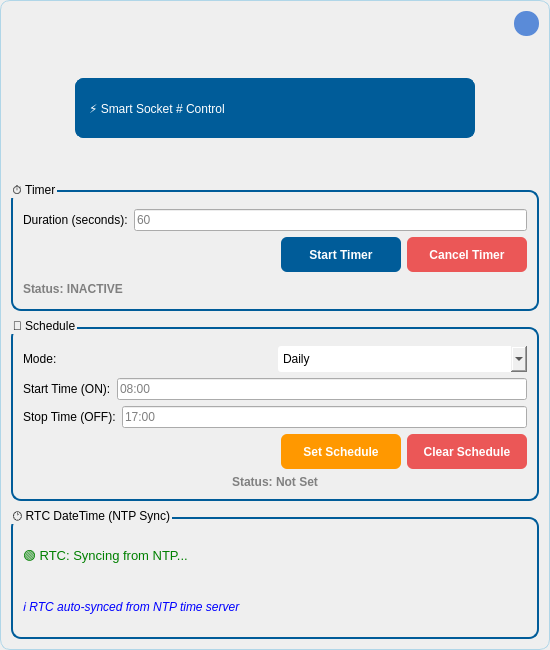
<?xml version="1.0" encoding="UTF-8"?>
<ui version="4.0">
 <class>SmartSocketPopup</class>
 <widget class="QDialog" name="SmartSocketPopup">
  <property name="geometry">
   <rect>
    <x>0</x>
    <y>0</y>
    <width>550</width>
    <height>650</height>
   </rect>
  </property>
  <property name="minimumSize">
   <size>
    <width>550</width>
    <height>650</height>
   </size>
  </property>
  <property name="maximumSize">
   <size>
    <width>550</width>
    <height>650</height>
   </size>
  </property>
  <property name="windowTitle">
   <string>Smart Socket Control</string>
  </property>
  <property name="styleSheet">
   <string notr="true">#SmartSocketPopup{
    background: qlineargradient(
        x1:0, y1:0, x2:0, y2:1,
        stop:0 #E1F2FB,
        stop:1 #F1F9F9
    );
border: 1px solid #B0D6E8;    /* border ungu/soft biru sesuai gradient */
    border-radius: 10px;       
}</string>
  </property>
  <property name="modal">
   <bool>true</bool>
  </property>
  <layout class="QVBoxLayout" name="verticalLayout">
   <item>
    <widget class="QFrame" name="topFrame">
     <property name="minimumSize">
      <size>
       <width>0</width>
       <height>25</height>
      </size>
     </property>
     <property name="maximumSize">
      <size>
       <width>16777215</width>
       <height>25</height>
      </size>
     </property>
     <property name="frameShape">
      <enum>QFrame::Shape::NoFrame</enum>
     </property>
     <property name="frameShadow">
      <enum>QFrame::Shadow::Raised</enum>
     </property>
     <layout class="QHBoxLayout" name="horizontalLayout_3">
      <property name="spacing">
       <number>0</number>
      </property>
      <property name="leftMargin">
       <number>0</number>
      </property>
      <property name="topMargin">
       <number>0</number>
      </property>
      <property name="rightMargin">
       <number>0</number>
      </property>
      <property name="bottomMargin">
       <number>0</number>
      </property>
      <item>
       <spacer name="horizontalSpacer">
        <property name="orientation">
         <enum>Qt::Orientation::Horizontal</enum>
        </property>
        <property name="sizeHint" stdset="0">
         <size>
          <width>412</width>
          <height>20</height>
         </size>
        </property>
       </spacer>
      </item>
      <item>
       <widget class="QPushButton" name="btn_close">
        <property name="minimumSize">
         <size>
          <width>0</width>
          <height>0</height>
         </size>
        </property>
        <property name="maximumSize">
         <size>
          <width>25</width>
          <height>25</height>
         </size>
        </property>
        <property name="cursor">
         <cursorShape>PointingHandCursor</cursorShape>
        </property>
        <property name="toolTip">
         <string>Close</string>
        </property>
        <property name="styleSheet">
         <string notr="true">QPushButton#btn_close{
    background-color: #5A8BD8;       /* biru kalem, agak gelap dari background */
    border: none;
    border-radius: 12px;             /* rounded corners */
    color: white;
    font-weight: bold;
    font-size: 14px;
}
QPushButton#btn_close:hover {
    background-color: #4672C4;       /* biru lebih gelap saat hover */
}
QPushButton#btn_close:pressed {
    background-color: #3B5CA0;       /* biru lebih gelap saat ditekan */
}</string>
        </property>
        <property name="text">
         <string/>
        </property>
        <property name="icon">
         <iconset resource="../resources.qrc">
          <normaloff>:/icons/images/icons/icon_close.png</normaloff>:/icons/images/icons/icon_close.png</iconset>
        </property>
        <property name="iconSize">
         <size>
          <width>20</width>
          <height>20</height>
         </size>
        </property>
       </widget>
      </item>
     </layout>
    </widget>
   </item>
   <item>
    <widget class="QFrame" name="frame">
     <property name="frameShape">
      <enum>QFrame::Shape::NoFrame</enum>
     </property>
     <property name="frameShadow">
      <enum>QFrame::Shadow::Raised</enum>
     </property>
     <layout class="QHBoxLayout" name="horizontalLayout">
      <property name="spacing">
       <number>0</number>
      </property>
      <property name="leftMargin">
       <number>0</number>
      </property>
      <property name="topMargin">
       <number>0</number>
      </property>
      <property name="rightMargin">
       <number>0</number>
      </property>
      <property name="bottomMargin">
       <number>0</number>
      </property>
      <item>
       <widget class="QFrame" name="frame_2">
        <property name="frameShape">
         <enum>QFrame::Shape::NoFrame</enum>
        </property>
        <property name="frameShadow">
         <enum>QFrame::Shadow::Raised</enum>
        </property>
       </widget>
      </item>
      <item>
       <widget class="QLabel" name="label_title">
        <property name="minimumSize">
         <size>
          <width>400</width>
          <height>55</height>
         </size>
        </property>
        <property name="maximumSize">
         <size>
          <width>400</width>
          <height>60</height>
         </size>
        </property>
        <property name="styleSheet">
         <string notr="true">#label_title{
    font: bold 18pt &quot;Segoe UI&quot;;
    color: white;
    background-color: #005C99;
    border-radius: 8px;
    padding: 10px;
    border: 1px solid #005C99;
    qproperty-alignment: AlignCenter;
}</string>
        </property>
        <property name="text">
         <string>⚡ Smart Socket # Control</string>
        </property>
       </widget>
      </item>
      <item>
       <widget class="QFrame" name="frame_3">
        <property name="frameShape">
         <enum>QFrame::Shape::NoFrame</enum>
        </property>
        <property name="frameShadow">
         <enum>QFrame::Shadow::Raised</enum>
        </property>
       </widget>
      </item>
     </layout>
    </widget>
   </item>
   <item>
    <widget class="QGroupBox" name="groupBox_timer">
     <property name="styleSheet">
      <string notr="true">QGroupBox{
    font: bold 11pt &quot;Segoe UI&quot;;
    border: 2px solid #005C99;
    border-radius: 10px;
    margin-top: 10px;
    padding-top: 15px;
}</string>
     </property>
     <property name="title">
      <string>⏱️ Timer</string>
     </property>
     <layout class="QVBoxLayout" name="verticalLayout_timer">
      <item>
       <layout class="QHBoxLayout" name="horizontalLayout_timer_input">
        <item>
         <widget class="QLabel" name="label_timer_duration">
          <property name="text">
           <string>Duration (seconds):</string>
          </property>
         </widget>
        </item>
        <item>
         <widget class="QLineEdit" name="input_timer_duration">
          <property name="placeholderText">
           <string>60</string>
          </property>
         </widget>
        </item>
       </layout>
      </item>
      <item>
       <layout class="QHBoxLayout" name="horizontalLayout_timer_buttons">
        <item>
         <spacer name="horizontalSpacer_timer">
          <property name="orientation">
           <enum>Qt::Orientation::Horizontal</enum>
          </property>
          <property name="sizeHint" stdset="0">
           <size>
            <width>40</width>
            <height>20</height>
           </size>
          </property>
         </spacer>
        </item>
        <item>
         <widget class="QPushButton" name="btn_start_timer">
          <property name="minimumSize">
           <size>
            <width>120</width>
            <height>35</height>
           </size>
          </property>
          <property name="styleSheet">
           <string notr="true">QPushButton#btn_start_timer{
    background-color: #005C99;
    color: white;
    border: none;
    border-radius: 6px;
    padding: 8px 16px;
    font-weight: bold;
}

QPushButton#btn_start_timer:hover {
    background-color: #004A7A;
}</string>
          </property>
          <property name="text">
           <string>Start Timer</string>
          </property>
         </widget>
        </item>
        <item>
         <widget class="QPushButton" name="btn_cancel_timer">
          <property name="minimumSize">
           <size>
            <width>120</width>
            <height>35</height>
           </size>
          </property>
          <property name="styleSheet">
           <string notr="true">QPushButton#btn_cancel_timer{
    background-color: #EB5757;
    color: white;
    border: none;
    border-radius: 6px;
    padding: 8px 16px;
    font-weight: bold;
}

QPushButton#btn_cancel_timer:hover {
    background-color: #c0392B;
}</string>
          </property>
          <property name="text">
           <string>Cancel Timer</string>
          </property>
         </widget>
        </item>
       </layout>
      </item>
      <item>
       <widget class="QLabel" name="label_timer_status">
        <property name="styleSheet">
         <string notr="true">QLabel#label_timer_status{
    color: gray;
    font-weight: bold;
    qproperty-alignment: AlignCenter;
}</string>
        </property>
        <property name="text">
         <string>Status: INACTIVE</string>
        </property>
       </widget>
      </item>
     </layout>
    </widget>
   </item>
   <item>
    <widget class="QGroupBox" name="groupBox_schedule">
     <property name="styleSheet">
      <string notr="true">QGroupBox{
    font: bold 11pt &quot;Segoe UI&quot;;
    border: 2px solid #005C99;
    border-radius: 10px;
    margin-top: 10px;
    padding-top: 15px;
}</string>
     </property>
     <property name="title">
      <string>📅 Schedule</string>
     </property>
     <layout class="QVBoxLayout" name="verticalLayout_schedule">
      <item>
       <layout class="QHBoxLayout" name="horizontalLayout_mode">
        <item>
         <widget class="QLabel" name="label_mode">
          <property name="text">
           <string>Mode:</string>
          </property>
         </widget>
        </item>
        <item>
         <widget class="QComboBox" name="combo_schedule_mode">
          <property name="styleSheet">
           <string notr="true">QComboBox{
    padding: 5px;
    border-radius: 3px;
}</string>
          </property>
          <item>
           <property name="text">
            <string>Daily</string>
           </property>
          </item>
          <item>
           <property name="text">
            <string>Onetime</string>
           </property>
          </item>
         </widget>
        </item>
       </layout>
      </item>
      <item>
       <layout class="QHBoxLayout" name="horizontalLayout_start">
        <item>
         <widget class="QLabel" name="label_start">
          <property name="text">
           <string>Start Time (ON):</string>
          </property>
         </widget>
        </item>
        <item>
         <widget class="QLineEdit" name="input_schedule_start">
          <property name="placeholderText">
           <string>08:00</string>
          </property>
         </widget>
        </item>
       </layout>
      </item>
      <item>
       <layout class="QHBoxLayout" name="horizontalLayout_stop">
        <item>
         <widget class="QLabel" name="label_stop">
          <property name="text">
           <string>Stop Time (OFF):</string>
          </property>
         </widget>
        </item>
        <item>
         <widget class="QLineEdit" name="input_schedule_stop">
          <property name="placeholderText">
           <string>17:00</string>
          </property>
         </widget>
        </item>
       </layout>
      </item>
      <item>
       <layout class="QHBoxLayout" name="horizontalLayout_schedule_buttons">
        <item>
         <spacer name="horizontalSpacer_schedule">
          <property name="orientation">
           <enum>Qt::Orientation::Horizontal</enum>
          </property>
          <property name="sizeHint" stdset="0">
           <size>
            <width>40</width>
            <height>20</height>
           </size>
          </property>
         </spacer>
        </item>
        <item>
         <widget class="QPushButton" name="btn_set_schedule">
          <property name="minimumSize">
           <size>
            <width>120</width>
            <height>35</height>
           </size>
          </property>
          <property name="styleSheet">
           <string notr="true">QPushButton#btn_set_schedule{
    background-color: #FF9800;
    color: white;
    border: none;
    border-radius: 6px;
    padding: 8px 16px;
    font-weight: bold;
}

QPushButton#btn_set_schedule:hover {
    background-color: #e68900;
}</string>
          </property>
          <property name="text">
           <string>Set Schedule</string>
          </property>
         </widget>
        </item>
        <item>
         <widget class="QPushButton" name="btn_clear_schedule">
          <property name="minimumSize">
           <size>
            <width>120</width>
            <height>35</height>
           </size>
          </property>
          <property name="styleSheet">
           <string notr="true">QPushButton#btn_clear_schedule{
    background-color: #EB5757;
    color: white;
    border: none;
    border-radius: 6px;
    padding: 8px 16px;
    font-weight: bold;
}

QPushButton#btn_clear_schedule:hover {
    background-color: #c0392B;
}</string>
          </property>
          <property name="text">
           <string>Clear Schedule</string>
          </property>
         </widget>
        </item>
       </layout>
      </item>
      <item>
       <widget class="QLabel" name="label_schedule_status">
        <property name="styleSheet">
         <string notr="true">QLabel#label_schedule_status{
    color: gray;
    font-weight: bold;
}</string>
        </property>
        <property name="text">
         <string>Status: Not Set</string>
        </property>
        <property name="alignment">
         <set>Qt::AlignmentFlag::AlignCenter</set>
        </property>
        <property name="wordWrap">
         <bool>true</bool>
        </property>
       </widget>
      </item>
     </layout>
    </widget>
   </item>
   <item>
    <widget class="QGroupBox" name="groupbox_datetime">
     <property name="styleSheet">
      <string notr="true">QGroupBox{
    font: bold 11pt &quot;Segoe UI&quot;;
    border: 2px solid #005C99;
    border-radius: 10px;
    margin-top: 10px;
    padding-top: 15px;
}</string>
     </property>
     <property name="title">
      <string>🕐 RTC DateTime (NTP Sync)</string>
     </property>
     <layout class="QVBoxLayout" name="verticalLayout_datetime">
      <item>
       <widget class="QLabel" name="label_datetime_status">
        <property name="styleSheet">
         <string notr="true">QLabel#label_datetime_status{
    color: green;
    font-size: 10pt;
}</string>
        </property>
        <property name="text">
         <string>🟢 RTC: Syncing from NTP...</string>
        </property>
        <property name="wordWrap">
         <bool>true</bool>
        </property>
       </widget>
      </item>
      <item>
       <widget class="QLabel" name="label_datetime_info">
        <property name="styleSheet">
         <string notr="true">QLabel#label_datetime_info{
    color: blue;
    font-size: 9pt;
    font-style: italic;
    qproperty-alignment: AlignCenter;
}</string>
        </property>
        <property name="text">
         <string>ℹ️ RTC auto-synced from NTP time server</string>
        </property>
       </widget>
      </item>
     </layout>
    </widget>
   </item>
  </layout>
 </widget>
 <resources>
  <include location="../resources.qrc"/>
 </resources>
 <connections/>
</ui>
